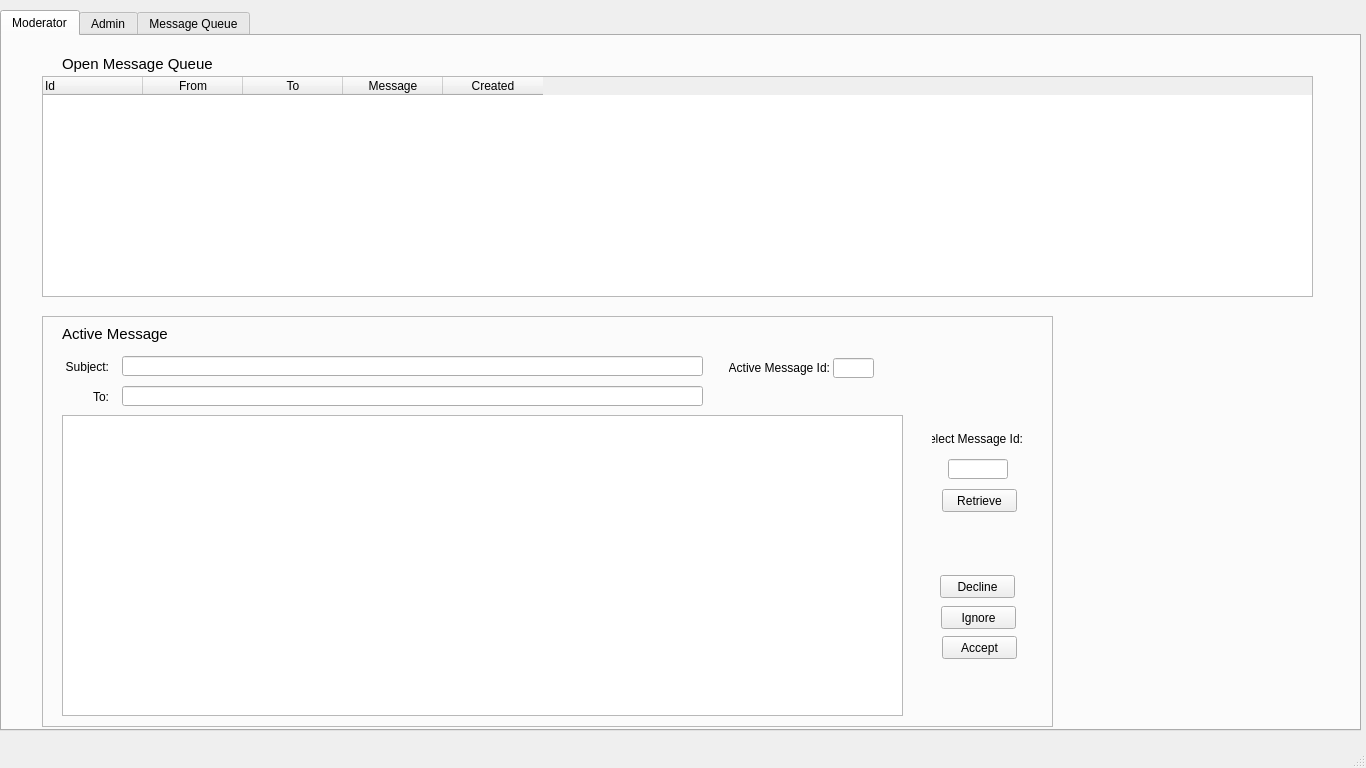
<?xml version="1.0" encoding="UTF-8"?>
<ui version="4.0">
 <class>MainWindow</class>
 <widget class="QMainWindow" name="MainWindow">
  <property name="geometry">
   <rect>
    <x>0</x>
    <y>0</y>
    <width>1366</width>
    <height>768</height>
   </rect>
  </property>
  <property name="baseSize">
   <size>
    <width>1366</width>
    <height>768</height>
   </size>
  </property>
  <property name="windowTitle">
   <string>eHaW Backend</string>
  </property>
  <property name="windowIcon">
   <iconset>
    <normaloff>KO2FClientIcon.ico</normaloff>KO2FClientIcon.ico</iconset>
  </property>
  <widget class="QWidget" name="centralwidget">
   <widget class="QTabWidget" name="tabWidget">
    <property name="geometry">
     <rect>
      <x>0</x>
      <y>10</y>
      <width>1361</width>
      <height>721</height>
     </rect>
    </property>
    <property name="currentIndex">
     <number>0</number>
    </property>
    <property name="movable">
     <bool>true</bool>
    </property>
    <widget class="QWidget" name="tab_Moderator">
     <attribute name="title">
      <string>Moderator</string>
     </attribute>
     <widget class="QTableWidget" name="tw_OpenMsgQueue">
      <property name="geometry">
       <rect>
        <x>40</x>
        <y>40</y>
        <width>1271</width>
        <height>221</height>
       </rect>
      </property>
      <property name="editTriggers">
       <set>QAbstractItemView::NoEditTriggers</set>
      </property>
      <column>
       <property name="text">
        <string>Id</string>
       </property>
       <property name="textAlignment">
        <set>AlignLeading|AlignVCenter</set>
       </property>
      </column>
      <column>
       <property name="text">
        <string>From</string>
       </property>
      </column>
      <column>
       <property name="text">
        <string>To</string>
       </property>
      </column>
      <column>
       <property name="text">
        <string>Message</string>
       </property>
      </column>
      <column>
       <property name="text">
        <string>Created</string>
       </property>
      </column>
     </widget>
     <widget class="QLabel" name="label_5">
      <property name="geometry">
       <rect>
        <x>60</x>
        <y>20</y>
        <width>151</width>
        <height>16</height>
       </rect>
      </property>
      <property name="font">
       <font>
        <pointsize>11</pointsize>
       </font>
      </property>
      <property name="text">
       <string>Open Message Queue</string>
      </property>
     </widget>
     <widget class="QFrame" name="frame_3">
      <property name="geometry">
       <rect>
        <x>40</x>
        <y>280</y>
        <width>1011</width>
        <height>411</height>
       </rect>
      </property>
      <property name="frameShape">
       <enum>QFrame::StyledPanel</enum>
      </property>
      <property name="frameShadow">
       <enum>QFrame::Raised</enum>
      </property>
      <widget class="QLabel" name="label_6">
       <property name="geometry">
        <rect>
         <x>20</x>
         <y>10</y>
         <width>141</width>
         <height>16</height>
        </rect>
       </property>
       <property name="font">
        <font>
         <pointsize>11</pointsize>
        </font>
       </property>
       <property name="text">
        <string>Active Message</string>
       </property>
      </widget>
      <widget class="QPushButton" name="pb_ActMsgAccept">
       <property name="geometry">
        <rect>
         <x>900</x>
         <y>320</y>
         <width>75</width>
         <height>23</height>
        </rect>
       </property>
       <property name="text">
        <string>Accept</string>
       </property>
      </widget>
      <widget class="QPushButton" name="pb_ActMsgIgnore">
       <property name="geometry">
        <rect>
         <x>899</x>
         <y>290</y>
         <width>75</width>
         <height>23</height>
        </rect>
       </property>
       <property name="text">
        <string>Ignore</string>
       </property>
      </widget>
      <widget class="QPushButton" name="pb_ActMsgDecline">
       <property name="geometry">
        <rect>
         <x>898</x>
         <y>259</y>
         <width>75</width>
         <height>23</height>
        </rect>
       </property>
       <property name="text">
        <string>Decline</string>
       </property>
      </widget>
      <widget class="QLineEdit" name="le_ActMsgSelectId">
       <property name="geometry">
        <rect>
         <x>906</x>
         <y>143</y>
         <width>60</width>
         <height>20</height>
        </rect>
       </property>
       <property name="alignment">
        <set>Qt::AlignCenter</set>
       </property>
      </widget>
      <widget class="QPushButton" name="pb_ActMsgRetrieve">
       <property name="geometry">
        <rect>
         <x>900</x>
         <y>173</y>
         <width>75</width>
         <height>23</height>
        </rect>
       </property>
       <property name="text">
        <string>Retrieve</string>
       </property>
      </widget>
      <widget class="QLabel" name="label_11">
       <property name="geometry">
        <rect>
         <x>890</x>
         <y>113</y>
         <width>91</width>
         <height>20</height>
        </rect>
       </property>
       <property name="text">
        <string>Select Message Id:</string>
       </property>
       <property name="alignment">
        <set>Qt::AlignRight|Qt::AlignTrailing|Qt::AlignVCenter</set>
       </property>
      </widget>
      <widget class="QTextBrowser" name="tb_ActiveMessage">
       <property name="geometry">
        <rect>
         <x>20</x>
         <y>99</y>
         <width>841</width>
         <height>301</height>
        </rect>
       </property>
      </widget>
      <widget class="QLineEdit" name="le_ActSubject">
       <property name="geometry">
        <rect>
         <x>80</x>
         <y>40</y>
         <width>581</width>
         <height>20</height>
        </rect>
       </property>
      </widget>
      <widget class="QLineEdit" name="le_ActMsgId">
       <property name="geometry">
        <rect>
         <x>791</x>
         <y>42</y>
         <width>41</width>
         <height>20</height>
        </rect>
       </property>
      </widget>
      <widget class="QLineEdit" name="le_ActTo">
       <property name="geometry">
        <rect>
         <x>80</x>
         <y>70</y>
         <width>581</width>
         <height>20</height>
        </rect>
       </property>
      </widget>
      <widget class="QLabel" name="label_7">
       <property name="geometry">
        <rect>
         <x>20</x>
         <y>44</y>
         <width>47</width>
         <height>13</height>
        </rect>
       </property>
       <property name="text">
        <string>Subject:</string>
       </property>
       <property name="alignment">
        <set>Qt::AlignRight|Qt::AlignTrailing|Qt::AlignVCenter</set>
       </property>
      </widget>
      <widget class="QLabel" name="label_8">
       <property name="geometry">
        <rect>
         <x>20</x>
         <y>74</y>
         <width>47</width>
         <height>13</height>
        </rect>
       </property>
       <property name="text">
        <string>To:</string>
       </property>
       <property name="alignment">
        <set>Qt::AlignRight|Qt::AlignTrailing|Qt::AlignVCenter</set>
       </property>
      </widget>
      <widget class="QLabel" name="label_9">
       <property name="geometry">
        <rect>
         <x>687</x>
         <y>42</y>
         <width>101</width>
         <height>20</height>
        </rect>
       </property>
       <property name="text">
        <string>Active Message Id:</string>
       </property>
       <property name="alignment">
        <set>Qt::AlignRight|Qt::AlignTrailing|Qt::AlignVCenter</set>
       </property>
      </widget>
     </widget>
    </widget>
    <widget class="QWidget" name="tab_Admin">
     <attribute name="title">
      <string>Admin</string>
     </attribute>
     <widget class="QFrame" name="frame">
      <property name="geometry">
       <rect>
        <x>100</x>
        <y>450</y>
        <width>651</width>
        <height>201</height>
       </rect>
      </property>
      <property name="frameShape">
       <enum>QFrame::StyledPanel</enum>
      </property>
      <property name="frameShadow">
       <enum>QFrame::Raised</enum>
      </property>
      <widget class="QLineEdit" name="le_WinlinkExecPath">
       <property name="geometry">
        <rect>
         <x>10</x>
         <y>40</y>
         <width>631</width>
         <height>20</height>
        </rect>
       </property>
      </widget>
      <widget class="QLabel" name="label">
       <property name="geometry">
        <rect>
         <x>10</x>
         <y>20</y>
         <width>141</width>
         <height>16</height>
        </rect>
       </property>
       <property name="text">
        <string>Winlink Executable Path</string>
       </property>
      </widget>
      <widget class="QLabel" name="label_2">
       <property name="geometry">
        <rect>
         <x>10</x>
         <y>70</y>
         <width>111</width>
         <height>16</height>
        </rect>
       </property>
       <property name="text">
        <string>Winlink Out Folder Path</string>
       </property>
      </widget>
      <widget class="QLineEdit" name="le_WinlinkOutPath">
       <property name="geometry">
        <rect>
         <x>10</x>
         <y>90</y>
         <width>631</width>
         <height>20</height>
        </rect>
       </property>
      </widget>
      <widget class="QLabel" name="label_3">
       <property name="geometry">
        <rect>
         <x>10</x>
         <y>120</y>
         <width>121</width>
         <height>16</height>
        </rect>
       </property>
       <property name="text">
        <string>Winlink Sent Folder Path</string>
       </property>
      </widget>
      <widget class="QLineEdit" name="le_WinlinkSentPath">
       <property name="geometry">
        <rect>
         <x>10</x>
         <y>140</y>
         <width>631</width>
         <height>20</height>
        </rect>
       </property>
      </widget>
      <widget class="QLabel" name="label_4">
       <property name="geometry">
        <rect>
         <x>440</x>
         <y>10</y>
         <width>141</width>
         <height>21</height>
        </rect>
       </property>
       <property name="font">
        <font>
         <pointsize>11</pointsize>
        </font>
       </property>
       <property name="text">
        <string>Winlink Configuration</string>
       </property>
      </widget>
      <widget class="QPushButton" name="pb_WinlinkApply">
       <property name="enabled">
        <bool>true</bool>
       </property>
       <property name="geometry">
        <rect>
         <x>450</x>
         <y>170</y>
         <width>75</width>
         <height>23</height>
        </rect>
       </property>
       <property name="text">
        <string>Apply</string>
       </property>
      </widget>
      <widget class="QPushButton" name="pb_WinlinkSave">
       <property name="enabled">
        <bool>true</bool>
       </property>
       <property name="geometry">
        <rect>
         <x>540</x>
         <y>170</y>
         <width>75</width>
         <height>23</height>
        </rect>
       </property>
       <property name="text">
        <string>Save</string>
       </property>
      </widget>
     </widget>
     <widget class="QFrame" name="frame_2">
      <property name="geometry">
       <rect>
        <x>100</x>
        <y>240</y>
        <width>651</width>
        <height>191</height>
       </rect>
      </property>
      <property name="frameShape">
       <enum>QFrame::StyledPanel</enum>
      </property>
      <property name="frameShadow">
       <enum>QFrame::Raised</enum>
      </property>
      <widget class="QLabel" name="label_10">
       <property name="geometry">
        <rect>
         <x>450</x>
         <y>10</y>
         <width>181</width>
         <height>16</height>
        </rect>
       </property>
       <property name="font">
        <font>
         <pointsize>11</pointsize>
         <weight>50</weight>
         <bold>false</bold>
        </font>
       </property>
       <property name="text">
        <string>eHaW Event Configuration</string>
       </property>
      </widget>
      <widget class="QTableWidget" name="tw_EventConfig">
       <property name="geometry">
        <rect>
         <x>10</x>
         <y>40</y>
         <width>631</width>
         <height>111</height>
        </rect>
       </property>
       <column>
        <property name="text">
         <string>Event ID</string>
        </property>
       </column>
       <column>
        <property name="text">
         <string>Event Location / Description</string>
        </property>
       </column>
       <column>
        <property name="text">
         <string>Operator Callsign</string>
        </property>
       </column>
       <column>
        <property name="text">
         <string>Winlink Callsign</string>
        </property>
       </column>
      </widget>
      <widget class="QPushButton" name="pb_EventSave">
       <property name="geometry">
        <rect>
         <x>540</x>
         <y>160</y>
         <width>75</width>
         <height>23</height>
        </rect>
       </property>
       <property name="text">
        <string>Save</string>
       </property>
      </widget>
      <widget class="QPushButton" name="pb_EventCreate">
       <property name="geometry">
        <rect>
         <x>360</x>
         <y>160</y>
         <width>75</width>
         <height>23</height>
        </rect>
       </property>
       <property name="text">
        <string>Create</string>
       </property>
      </widget>
      <widget class="QPushButton" name="pb_Apply">
       <property name="geometry">
        <rect>
         <x>450</x>
         <y>160</y>
         <width>75</width>
         <height>23</height>
        </rect>
       </property>
       <property name="text">
        <string>Apply</string>
       </property>
      </widget>
     </widget>
     <widget class="QPushButton" name="pb_ReloadAdmin">
      <property name="geometry">
       <rect>
        <x>1224</x>
        <y>660</y>
        <width>121</width>
        <height>23</height>
       </rect>
      </property>
      <property name="text">
       <string>Reload Admin Data</string>
      </property>
     </widget>
    </widget>
    <widget class="QWidget" name="tab_Queue">
     <attribute name="title">
      <string>Message Queue</string>
     </attribute>
     <widget class="QTableWidget" name="tw_MsgQueue">
      <property name="geometry">
       <rect>
        <x>11</x>
        <y>30</y>
        <width>1330</width>
        <height>650</height>
       </rect>
      </property>
      <column>
       <property name="text">
        <string>Msg ID</string>
       </property>
      </column>
      <column>
       <property name="text">
        <string>Status</string>
       </property>
      </column>
      <column>
       <property name="text">
        <string>From</string>
       </property>
      </column>
      <column>
       <property name="text">
        <string>Message</string>
       </property>
      </column>
      <column>
       <property name="text">
        <string>Updated</string>
       </property>
      </column>
      <column>
       <property name="text">
        <string>Created</string>
       </property>
      </column>
     </widget>
     <widget class="QLabel" name="label_12">
      <property name="geometry">
       <rect>
        <x>30</x>
        <y>9</y>
        <width>121</width>
        <height>16</height>
       </rect>
      </property>
      <property name="font">
       <font>
        <pointsize>11</pointsize>
       </font>
      </property>
      <property name="text">
       <string>Message Queue</string>
      </property>
     </widget>
    </widget>
   </widget>
  </widget>
  <widget class="QMenuBar" name="menubar">
   <property name="geometry">
    <rect>
     <x>0</x>
     <y>0</y>
     <width>1366</width>
     <height>21</height>
    </rect>
   </property>
  </widget>
  <widget class="QStatusBar" name="statusbar"/>
 </widget>
 <resources/>
 <connections/>
</ui>
